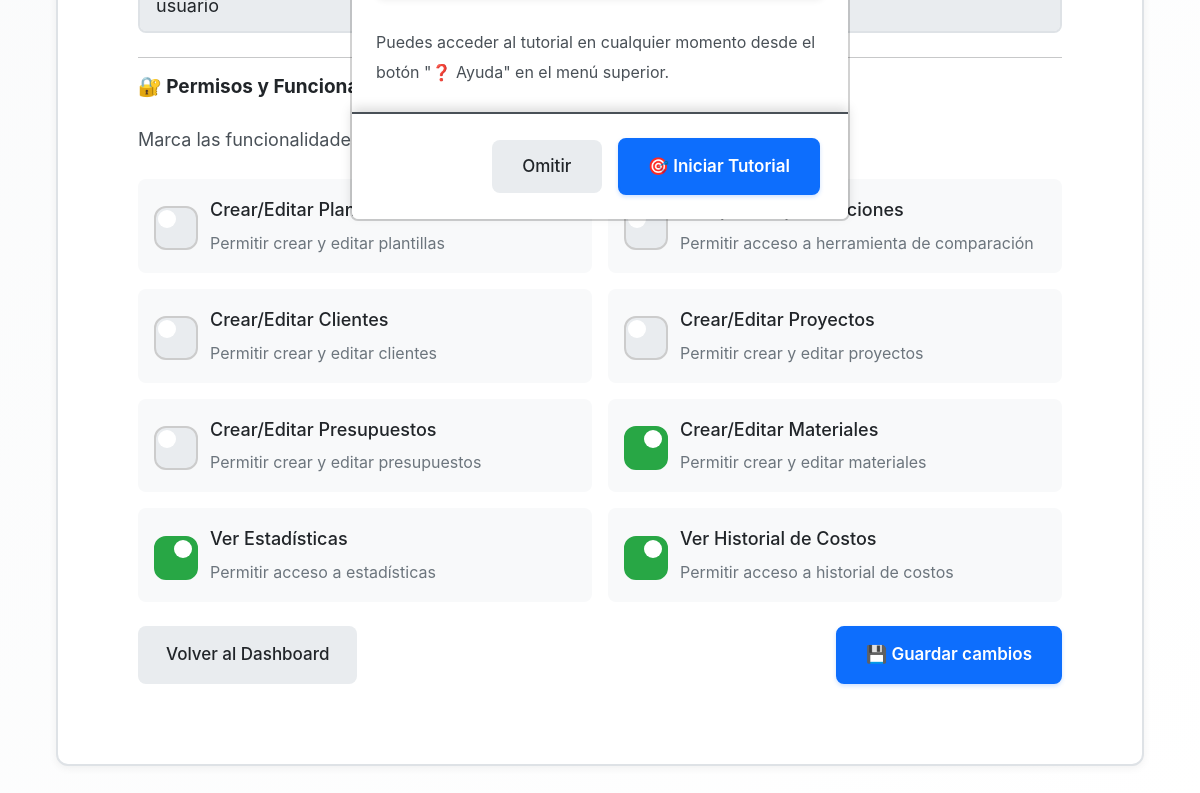
Page /usuarios/editar-usuario/8/ (signed in, lower part) on the earlier database version.
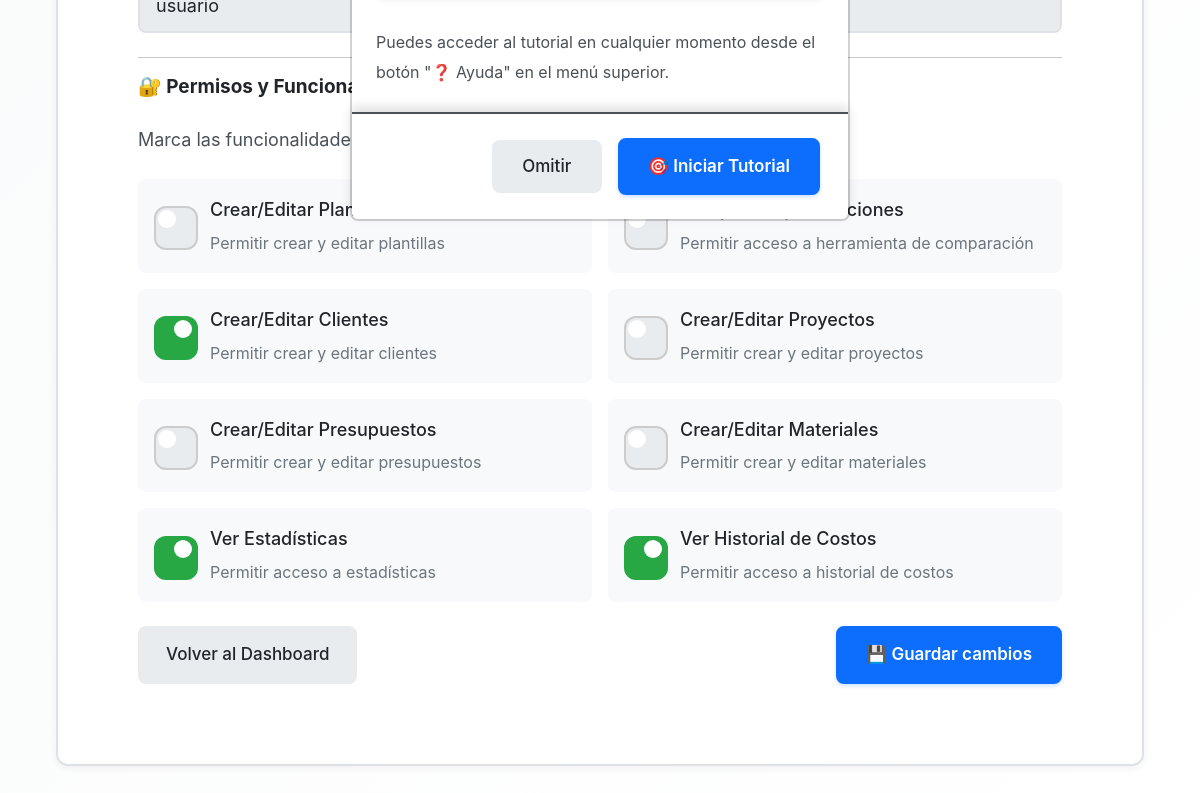
Same page on the later database version.
### usuarios/models.py (models this page shows, shortened)
class PerfilUsuario(models.Model):
    usuario = models.OneToOneField(User, on_delete=models.CASCADE, related_name='perfil')
    timeout_sesion = models.IntegerField(
        null=True,
        blank=True,
        help_text="Tiempo de inactividad antes de cerrar sesión (en minutos). Déjalo vacío para usar el valor por defecto (30 min). 0 para desactivar."
    )
    ROL_CHOICES = [
        ('usuario', 'Usuario'),
        ('admin', 'Administrador'),
    ]
    rol = models.CharField(
        max_length=20,
        choices=ROL_CHOICES,
        default='usuario',
        help_text="Rol del usuario en el sistema"
    )
    tema_preferido = models.CharField(
        max_length=10,
        choices=[('light', 'Claro'), ('dark', 'Oscuro'), ('auto', 'Automático')],
        default='auto',
        help_text="Tema de color preferido"
    )
    tamanio_fuente = models.CharField(
        max_length=10,
        choices=[
            ('small', 'Pequeño'),
            ('normal', 'Normal'),
            ('large', 'Grande'),
            ('xlarge', 'Extra Grande')
        ],
        default='normal',
        help_text="Tamaño de fuente preferido para facilitar la lectura",
    )
    tutorial_completado = models.BooleanField(
        default=False,
        help_text="Indica si el usuario ha completado el tutorial inicial"
    )
    unidad_medida_predeterminada = models.CharField(
        max_length=10,
        choices=[
            ('cm', 'Centímetros (cm)'),
            ('m', 'Metros (m)'),
            ('mm', 'Milímetros (mm)'),
            ('in', 'Pulgadas (in)'),
            ('ft', 'Pies (ft)'),
        ],
        default='cm',
        help_text="Unidad de medida que se usará por defecto en nuevas optimizaciones"
    )
    algoritmo_predeterminado = models.CharField(
        max_length=20,
        choices=[
            ('ffd', 'First Fit Decreasing (FFD)'),
            ('best_fit', 'Best Fit'),
            ('first_fit', 'First Fit'),
        ],
        default='ffd',
        help_text="Algoritmo de optimización que se usará por defecto"
    )
    margen_corte_predeterminado = models.DecimalField(
        max_digits=5,
        decimal_places=2,
        default=Decimal('0.3'),
        help_text="Margen de corte predeterminado en centímetros"
    )
    rotacion_automatica_predeterminada = models.BooleanField(
        default=True,
        help_text="Permitir rotación automática de piezas por defecto"
    )
    material_predeterminado = models.ForeignKey(
        'opticut.Material',
        on_delete=models.SET_NULL,
        null=True,
        blank=True,
        related_name='usuarios_con_material_predeterminado',
        help_text="Material que se seleccionará por defecto en nuevas optimizaciones"
    )
    precio_tablero_predeterminado = models.DecimalField(
        max_digits=10,
        decimal_places=2,
        null=True,
        blank=True,
        help_text="Precio por tablero que se usará por defecto (opcional)"
    )
    mano_obra_predeterminada = models.DecimalField(
        max_digits=10,
        decimal_places=2,
        null=True,
        blank=True,
        default=Decimal('0.00'),
        help_text="Costo de mano de obra que se usará por defecto (opcional)"
    )
    notificaciones_email = models.BooleanField(
        default=False,
        help_text="Recibir notificaciones por correo electrónico"
    )
    notificaciones_pantalla = models.BooleanField(
        default=True,
        help_text="Mostrar notificaciones en pantalla"
    )
    email_notificaciones = models.EmailField(
        null=True,
        blank=True,
        help_text="Email para recibir notificaciones (opcional, por defecto se usa el email del usuario)"
    )
    notificar_optimizacion_completada = models.BooleanField(
        default=True,
        help_text="Notificar cuando se completa una optimización"
    )
    notificar_presupuesto_creado = models.BooleanField(
        default=True,
        help_text="Notificar cuando se crea un presupuesto"
    )
    notificar_proyecto_creado = models.BooleanField(
        default=True,
        help_text="Notificar cuando se crea un proyecto"
    )
    notificar_errores = models.BooleanField(
        default=True,
        help_text="Notificar cuando hay errores en la optimización"
    )
    puede_crear_plantillas = models.BooleanField(
        default=True,
        help_text="Permitir crear y editar plantillas"
    )
    puede_comparar_optimizaciones = models.BooleanField(
        default=True,
        help_text="Permitir acceso a herramienta de comparación"
    )
    puede_crear_clientes = models.BooleanField(
        default=True,
        help_text="Permitir crear y editar clientes"
    )
    puede_crear_proyectos = models.BooleanField(
        default=True,
        help_text="Permitir crear y editar proyectos"
    )
    puede_crear_presupuestos = models.BooleanField(
        default=True,
        help_text="Permitir crear y editar presupuestos"
    )
    puede_crear_materiales = models.BooleanField(
        default=True,
        help_text="Permitir crear y editar materiales"
    )
    puede_ver_estadisticas = models.BooleanField(
        default=True,
        help_text="Permitir acceso a estadísticas"
    )
    puede_ver_historial_costos = models.BooleanField(
        default=True,
        help_text="Permitir acceso a historial de costos"
    )
    fecha_creacion = models.DateTimeField(auto_now_add=True)
    fecha_actualizacion = models.DateTimeField(auto_now=True)
    class Meta:
        verbose_name = "Perfil de Usuario"
        verbose_name_plural = "Perfiles de Usuarios"
    def get_timeout_segundos_str(self):
        if self.timeout_sesion is None:
            return '1800'  # 30 minutos por defecto
        if self.timeout_sesion == 0:
            return '0'  # Desactivado
        return str(self.timeout_sesion * 60)

### usuarios/views.py (the view)
# urls.py: path('editar-usuario/<int:pk>/', views.editar_usuario, name='editar_usuario'),
@login_required
@user_passes_test(es_admin)
def editar_usuario(request, pk):
    usuario = get_object_or_404(User, pk=pk)
    try:
        perfil = usuario.perfil
    except PerfilUsuario.DoesNotExist:
        perfil = PerfilUsuario.objects.create(usuario=usuario)
    if request.method == 'POST':
        form = UsuarioEdicionForm(request.POST, instance=usuario)
        permisos_form = PermisosUsuarioForm(request.POST, instance=perfil)
        if form.is_valid() and permisos_form.is_valid():
            form.save()
            permisos_form.save()
            password = form.cleaned_data.get('password1')
            if password:
                usuario.set_password(password)
                usuario.save()
            messages.success(request, f"Usuario '{usuario.username}' actualizado correctamente.")
            return redirect('usuarios:admin_dashboard')
        else:
            messages.error(request, 'Por favor corrige los errores del formulario.')
    else:
        form = UsuarioEdicionForm(instance=usuario)
        permisos_form = PermisosUsuarioForm(instance=perfil)
    return render(request, 'usuarios/editar_usuario.html', {
        'usuario_obj': usuario,
        'form': form,
        'permisos_form': permisos_form,
        'perfil': perfil,
    })

### usuarios/forms.py (shortened to what this page needs)
class UsuarioEdicionForm(forms.ModelForm):
    password1 = forms.CharField(
        label='Nueva contraseña',
        required=False,
        widget=forms.PasswordInput(attrs={'class': 'form-control'}),
        help_text='Solo si deseas cambiar la contraseña'
    )
    password2 = forms.CharField(
        label='Confirmar contraseña',
        required=False,
        widget=forms.PasswordInput(attrs={'class': 'form-control'}),
    )
    class Meta:
        model = User
        fields = ['username', 'email']
        widgets = {
            'username': forms.TextInput(attrs={'class': 'form-control'}),
            'email': forms.EmailInput(attrs={'class': 'form-control'}),
        }

### opticut/context_processors.py (called while the page is built)
def tutorial_context(request):
    if request.user.is_authenticated:
        tiene_optimizaciones = Optimizacion.objects.filter(usuario=request.user).exists()
        return {
            'tiene_optimizaciones': tiene_optimizaciones
        }
    return {
        'tiene_optimizaciones': False
    }

### usuarios/templates/usuarios/editar_usuario.html (shortened to what this page needs)
{% extends 'opticut/base.html' %}
{% block content %}
<div class="container mt-4 mb-4">
    <div class="card">
        <div class="card-body">
            <form method="post">
                <div class="mb-3">
                </div>
                <h5 class="mb-3">🔐 Permisos y Funcionalidades</h5>
                <p class="text-muted mb-3">Marca las funcionalidades que el usuario puede usar:</p>
                <div class="permissions-grid">
                    {% for field in permisos_form %}
                        {% if field.field.widget.input_type == 'checkbox' %}
                            <div class="permission-toggle">
                                {{ field }}
                                <label class="permission-label" for="{{ field.id_for_label }}">
                                    <strong>{{ field.label }}</strong>
                                    {% if field.help_text %}
                                        <small>{{ field.help_text }}</small>
                                    {% endif %}
                                </label>
                            </div>
                        {% endif %}
                    {% endfor %}
                </div>
                <div class="d-flex justify-content-between mt-4">
                    <a href="{% url 'usuarios:admin_dashboard' %}" class="btn btn-secondary">Volver al Dashboard</a>
                    <button type="submit" class="btn btn-primary">💾 Guardar cambios</button>
                </div>
            </form>
        </div>
    </div>
</div>
{% endblock %}

Differences in the rows shown:
changed PerfilUsuario: puede_crear_clientes "☐" → "☑"; puede_crear_materiales "☑" → "☐"
